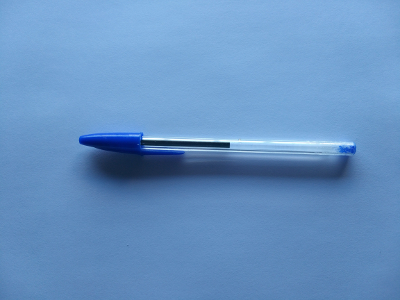
#> input picture procesamiento-de-informacion-visual/PR9_JesusOrtegaCastillo/img1.jpg, 400 x 300 px
$ jupyter execute 'Práctica 9.ipynb'
#> lines starting #> are read from the running program, lines starting #| are printed output that depends on the picture; after the words box and inside, x2 and y2 are one past the last pixel; in counts of white or black regions, pixels touching at a corner belong together
# Cálculo del Flujo Óptico de un par de imágenes

OpenCV incorpora funciones de cálculo de Flujo Óptico, tanto disperso (algoritmo de Lucas-Kanade) como denso (algoritmo de Farneback). En esta práctica emplearemos el segundo de los métodos, correspondiente a la siguiente función:

```python
flujo = cv2.calcOpticalFlowFarneback(img1, img2, flow, pyr_scale, levels, winsize, iterations, poly_n, poly_sigma, flags)
```

donde:
* `flow (None)`: calcula el flujo de la imagen.
* `pyr_scale (0.5)`: variación de escala para la pirámide.
* `levels (3)`: Niveles de la pirámide.
* `winsize (15)`: Tamaño de ventana.
* `iterations (3)`: Número de iteraciones.
* `poly_n (5)`: Tamaño del vecindario para la expansión polinomial.
* `poly_sigma (1.2)`: Desviación estándar para la gaussiana.
* `flags (0)`: Permite modificar el comportamiento del algoritmo.

El resultado es una matriz de pares de flotantes, con el vector de flujo óptico para cada píxel, es decir es una matriz en donde en la posicíon i,j tenemos una tupla de dos valores. En el primer valor, tenemos el desplazamiento que ha habido  del pixel i,j en el eje x, y el segundo valor tenemos el desplazamiento que ha habido del pixel i,j en el eje y.

Nota: mirar diapositivas 23-42 tema 4 teoría.

## Cuestionario

1. Elaborar un programa en Python que tome dos imágenes y calcule el flujo de Farneback entre ellas. Una vez hecho el cálculo, el programa debe dibujar sobre la primera imagen, en sus lugares correspondientes, un subconjunto de los vectores de flujo uniformemente espaciados (por ejemplo, cada 8 o 16 píxeles), en forma de líneas de tamaño proporcional, con un pequeño círculo en el origen de cada una (diagrama de agujas). El resultado se mostrará por pantalla.

_Figura 1: Ejemplo de resolución del cálculo del flujo_

[cell 1]
import numpy as np
import cv2, sys

#Inicializamos los argumentos
nombreImagen1 = "img1.jpg"
nombreImagen2 = "img2.jpg"
nombreImagenSolucion = "imgFinal.jpg"

#Leemos la imagen y la cargamos a color y en escala de grises
imagen1 = cv2.imread(nombreImagen1)
#> imagen1 is the input picture: shape (300, 400, 3); mean B, G, R 194.1, 146.4, 102.9
imagen2 = cv2.imread(nombreImagen2)
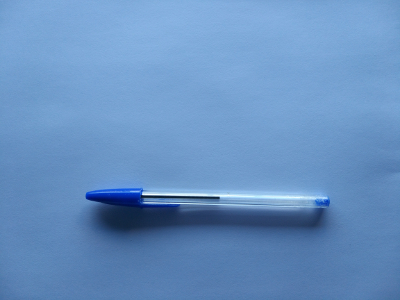
#> input picture procesamiento-de-informacion-visual/PR9_JesusOrtegaCastillo/img2.jpg, 400 x 300 px
#> imagen2 is the input picture: shape (300, 400, 3); mean B, G, R 193.1, 145.1, 103.8

#Si la imagen no se ha podido cargar, terminamos la ejecuciÃ³n
if (imagen1.any() == None or imagen2.any() == None):
    print(" Error al cargar alguna de las imagenes ")
    sys.exit()

#Creamos una copia de la primera imagen para mostrar al final y su titulo
imagen3 = cv2.imread(nombreImagen1)

#Procesamiento en escala de grises
gray1 = cv2.cvtColor(imagen1, cv2.COLOR_BGR2GRAY)
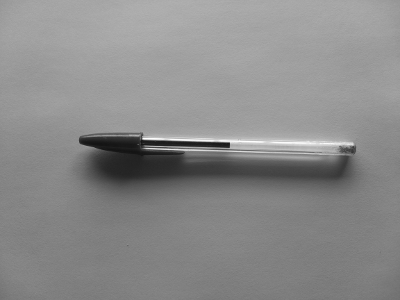
#> gray1: shape (300, 400); min 19, max 255, mean 138.7
gray2 = cv2.cvtColor(imagen2, cv2.COLOR_BGR2GRAY)
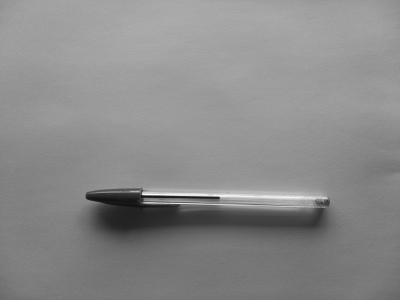
#> gray2: shape (300, 400); min 16, max 253, mean 138.2

#Obtenemos la matriz con el flujo optico
flujo = cv2.calcOpticalFlowFarneback(gray1, gray2, None, 0.5, 3, 15, 3, 5, 1.2, 0)

#Obtenemos la dimensión de la imagen
dimensiones=gray1.shape
#> dimensiones = (300, 400)
alto = dimensiones[0]
#> alto = 300
ancho = dimensiones[1]
#> ancho = 400

#Recorremos la imagen y dibujamos solo algunos pixeles del flujo
intervalo = 8
for y in range(0, alto, intervalo):
    for x in range(0, ancho, intervalo):
        dx, dy = flujo[y, x]
        cv2.circle(imagen3, (x, y), 1, (0, 0, 255), -1)
        cv2.line(imagen3, (x, y), (int(x + dx), int(y + dy)), (0, 0, 255), 1)
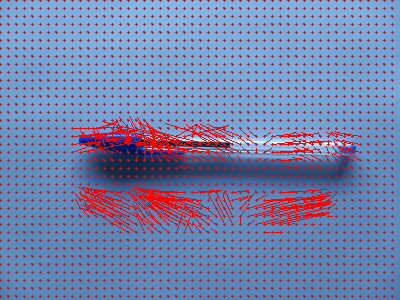
#> imagen3: shape (300, 400, 3); 12.46% of pixels changed, all inside (x1, y1, x2, y2) = (0, 0, 394, 298)

#Mostramos las imÃ¡genes y guardamos la original
a = cv2.imshow(nombreImagenSolucion, imagen3)
cv2.imwrite(nombreImagenSolucion, imagen3)


#Esperamos a una tecla y cerramos todas las ventanas
cv2.waitKey(0)
cv2.destroyAllWindows()
